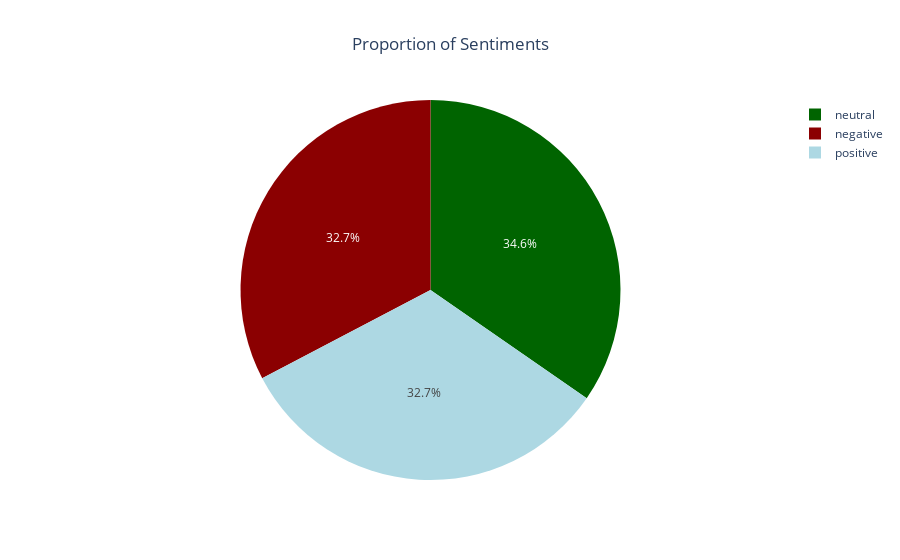

Notebook code cell kept with this figure:
### Code cell
fig = go.Figure(data=[go.Pie(labels=df_new['polarity'].value_counts().index.tolist(),
                             values=df_new['polarity'].value_counts().tolist(),
                            marker=dict(colors=['#006400','#8B0001','#add8e3']))])

fig.update_layout(title_text='Proportion of Sentiments',title_x=0.5,
                  template='plotly_white')
fig.show()

### Figure 1 — Plotly figure (JSON) as saved in the notebook; plotly's stock layout.template omitted (floating-point values rounded to 4 significant figures)
{"data": [{"labels": ["neutral", "negative", "positive"], "marker": {"colors": ["#006400", "#8B0001", "#add8e3"]}, "type": "pie", "values": [5789, 5462, 5461]}], "layout": {"title": {"text": "Proportion of Sentiments", "x": 0.5}}}
